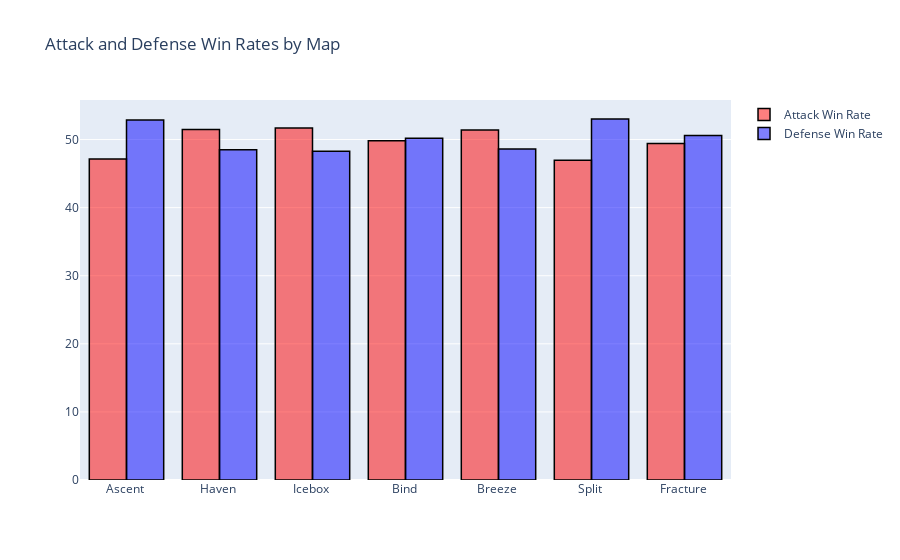

Notebook cell for this chart:
### Markdown cell above
### Average Attack and Defense Win Rates

### Code cell
trace1 = go.Bar(
                x = maps_data.map,
                y = maps_data.atk_win_rate,name='Attack Win Rate',
                marker = dict(color = 'rgba(255, 0, 0, 0.5)',
                             line=dict(color='rgb(0,0,0)',width=1.5)))
trace2 = go.Bar(
                x = maps_data.map,
                y = maps_data.def_win_rate,name='Defense Win Rate',
                marker = dict(color = 'rgba(0, 0, 255, 0.5)',
                              line=dict(color='rgb(0,0,0)',width=1.5)))
data = [trace1,trace2]
layout = go.Layout(title= 'Attack and Defense Win Rates by Map',barmode = "group")
fig = go.Figure(data = data, layout = layout)
iplot(fig)

### Figure 1 — Plotly figure (JSON) as saved in the notebook; plotly's stock layout.template omitted (floating-point values rounded to 4 significant figures)
{"data": [{"marker": {"color": "rgba(255, 0, 0, 0.5)", "line": {"color": "rgb(0,0,0)", "width": 1.5}}, "name": "Attack Win Rate", "type": "bar", "x": ["Ascent ", "Haven ", "Icebox ", "Bind ", "Breeze ", "Split ", "Fracture "], "y": [47.13, 51.48, 51.71, 49.81, 51.4, 46.95, 49.41]}, {"marker": {"color": "rgba(0, 0, 255, 0.5)", "line": {"color": "rgb(0,0,0)", "width": 1.5}}, "name": "Defense Win Rate", "type": "bar", "x": ["Ascent ", "Haven ", "Icebox ", "Bind ", "Breeze ", "Split ", "Fracture "], "y": [52.87, 48.52, 48.29, 50.19, 48.6, 53.02, 50.59]}], "layout": {"barmode": "group", "title": {"text": "Attack and Defense Win Rates by Map"}}}
